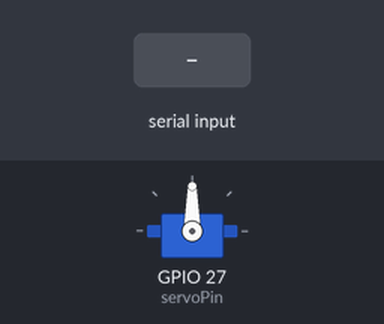
A sketch run on a simulated ESP32. Shown: servo. The inputs (shaded band) are chosen by the test bench.

Above: at 1.2 s.
1.3 s: "30,150\n" received over Serial
At 3.0 s:
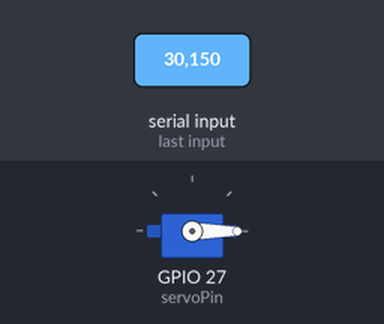
3.8 s: "90,45\n" received over Serial
At 4.6 s:
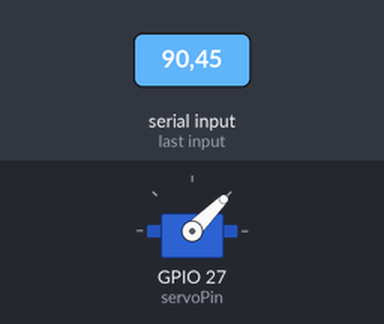
6.3 s: "200\n" received over Serial
At 7.0 s:
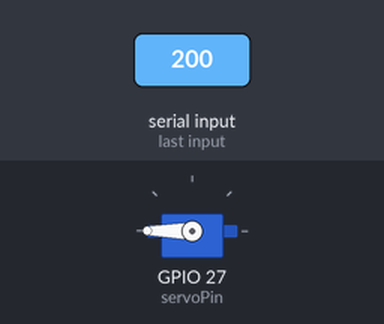
Timing chart, 0 to 9.3 s (numbered marks = the images above; inputs shaded):
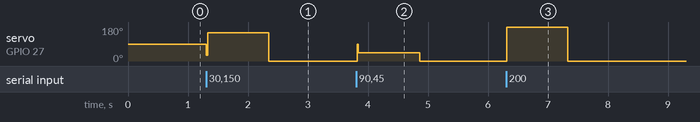

Measured:
- after the input at 1.3 s, servo on GPIO 27 (servoPin): 90° → 150° at once, → 0° 1.0 s later
- after the input at 3.8 s, servo on GPIO 27 (servoPin): 0° → 45° at once, → 0° 1.0 s later
- after the input at 6.3 s, servo on GPIO 27 (servoPin): 0° → 180° at once, → 0° 1.0 s later

The sketch:

control_servo_motor_using_esp32.ino
```cpp
#include <ESP32Servo.h>  // Include the ESP32Servo library to control servo motors with ESP32

Servo myServo;  // Create an instance of the Servo class to control the servo motor
int servoPin = 27;  // Define the pin to which the servo is connected (GPIO 27)

void setup() {
  // put your setup code here, to run once:

  myServo.attach(servoPin);  // Attach the servo to the specified pin (GPIO 27)

  // myServo.write(90);  // Optional: Set the servo to the neutral position (90 degrees), but this line is commented out

  Serial.begin(115200);  // Initialize the Serial Monitor with a baud rate of 115200 for communication
}

void loop() {
  // put your main code here, to run repeatedly:

  if (Serial.available()) {  // Check if data is available to read from the Serial Monitor
    int angle = Serial.parseInt();  // Read the integer value (angle) sent via the Serial Monitor
    myServo.write(angle);  // Move the servo to the specified angle
  }

  delay(20);  // Delay for 20 milliseconds to allow the servo to move and avoid overwhelming the loop
}


// #include <ESP32Servo.h>  // Include the ESP32Servo library to control servo motors with ESP32

// Servo myServo;  // Create an instance of the Servo class to control the servo motor
// int servoPin = 27;  // Define the pin to which the servo is connected (GPIO 27)

// void setup() {
//   // Initialization code:

//   myServo.attach(servoPin);  // Attach the servo to the specified pin (GPIO 27)

//   Serial.begin(115200);  // Initialize the Serial Monitor with a baud rate of 115200 for communication

//   Serial.println("Servo Control Project Initialized!");
//   Serial.println("Send an angle (0-180) to move the servo.");
//   Serial.println("Example: Send 90 to move to the middle position.");
//   Serial.println("To reset, send 'reset'. To stop, send 'stop'.");
// }

// void loop() {
//   // Main code:

//   if (Serial.available()) {  // Check if data is available to read from the Serial Monitor
//     String input = Serial.readStringUntil('\n');  // Read the input string from Serial Monitor

//     // Check if the input is a number (angle)
//     int angle = input.toInt();  // Convert the string input to an integer

//     // If input is a valid angle (between 0 and 180 degrees)
//     if (angle >= 0 && angle <= 180) {
//       Serial.print("Moving servo to: ");
//       Serial.print(angle);
//       Serial.println(" degrees.");
//       smoothMove(angle);  // Move the servo smoothly to the new angle
//     }
//     // Check for "reset" command
//     else if (input == "reset") {
//       Serial.println("Resetting servo to 90 degrees.");
//       smoothMove(90);  // Reset the servo to the middle position
//     }
//     // Check for "stop" command
//     else if (input == "stop") {
//       Serial.println("Stopping servo movement.");
//       // Optionally, we can hold the servo at the current position or turn it off
//     }
//     // Handle invalid inputs
//     else {
//       Serial.println("Invalid input! Please enter a number between 0 and 180 or a command.");
//     }
//   }

//   delay(20);  // Small delay to allow for stable serial communication
// }

// // Function to smoothly move the servo from its current position to the target angle
// void smoothMove(int targetAngle) {
//   int currentAngle = myServo.read();  // Get the current position of the servo
//   int step = (targetAngle > currentAngle) ? 1 : -1;  // Determine direction of movement

//   // Move the servo in small steps
//   while (currentAngle != targetAngle) {
//     currentAngle += step;  // Increment or decrement the angle based on direction
//     myServo.write(currentAngle);  // Set the servo to the new position
//     delay(15);  // Small delay for smoother movement
//   }

//   Serial.print("Servo reached: ");
//   Serial.print(targetAngle);
//   Serial.println(" degrees.");
// }
```
